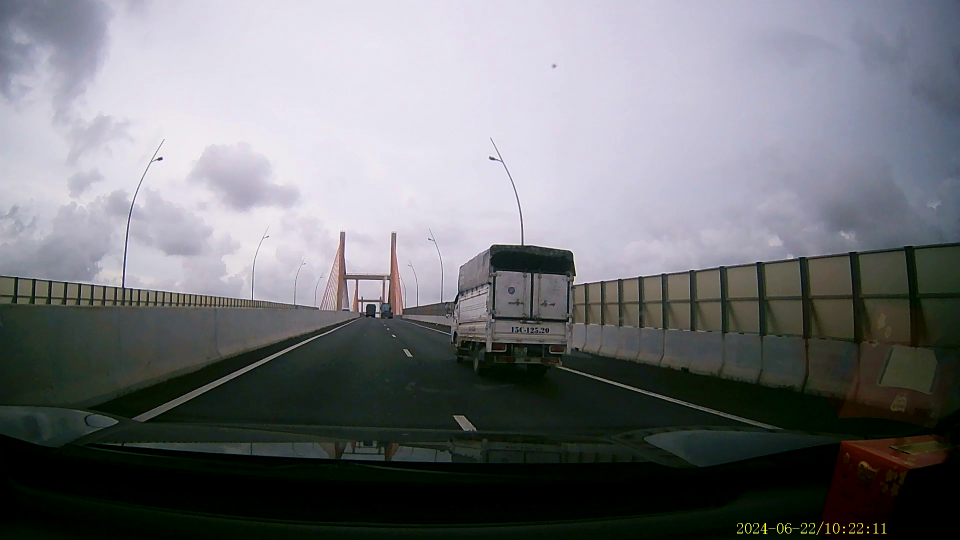
#> input picture Software/LaneSegmentationYOLOv8/gen_annotations/frame_000000.png, 1920 x 1080 px (shown at 1/2 size)
$ python official_correct_test.py
#> lines starting #> are read from the running program, lines starting #| are printed output that depends on the picture; after the words box and inside, x2 and y2 are one past the last pixel; in counts of white or black regions, pixels touching at a corner belong together
import cv2
import numpy as np
import matplotlib.pyplot as plt

# File paths
image_path = 'frame_000000.png'
label_path = 'frame_000000.txt'
print(image_path)

colors = {
    0: (255, 0, 0),  # Red for lane
    1: (0, 255, 0),  # Green for marking
    2: (0, 0, 255)   # Blue for vehicle
}

image = cv2.imread(image_path)
#> image is the input picture: shape (1080, 1920, 3); mean B, G, R 120.2, 116.3, 114.9
if image is None:
    raise FileNotFoundError(f"Image {image_path} not found")

# Resize the image to 640x384
label_width = 640
label_height = 384
image_resized = cv2.resize(image, (label_width, label_height))
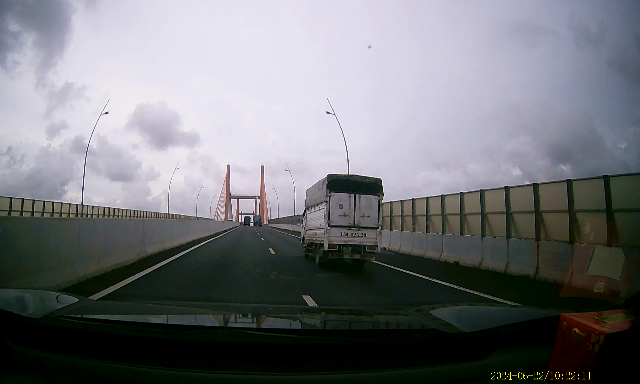
#> image_resized: shape (384, 640, 3); mean B, G, R 120.1, 116.2, 114.9

# Read label file and parse objects (assuming the coordinates are already for 640x360)
with open(label_path, 'r') as file:
#> (reads Software/LaneSegmentationYOLOv8/gen_annotations/frame_000000.txt from the repository)
    labels = file.readlines()

# Loop over each object in the label file
for label in labels:
    label = label.strip().split()
    class_id = int(label[0])  # Class ID

    # Polygon points: pairs of (x, y) after the class ID
    polygon_points = list(map(float, label[1:]))

    # Denormalize the polygon points (from normalized [0, 1] to 640x360 pixel values)
    polygon = []
    for i in range(0, len(polygon_points), 2):
        x = int(polygon_points[i] * label_width)   # Scale x to 640x360
        y = int(polygon_points[i + 1] * label_height)  # Scale y to 640x360
        polygon.append([x, y])

    # Convert the polygon to a numpy array
    polygon = np.array(polygon, np.int32)
    polygon = polygon.reshape((-1, 1, 2))  # OpenCV expects a specific shape

    # Draw the polygon on the resized image using the corresponding color
    cv2.polylines(image_resized, [polygon], isClosed=True, color=colors[class_id], thickness=2)
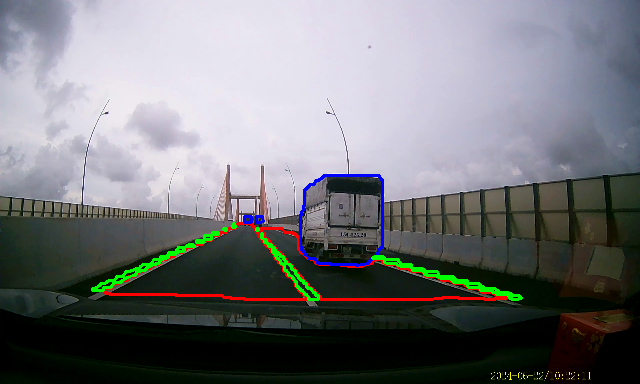
#> image_resized: shape (384, 640, 3); 2.27% of pixels changed, all inside (x1, y1, x2, y2) = (91, 174, 523, 301)

# Convert BGR to RGB for Matplotlib
image_rgb = cv2.cvtColor(image_resized, cv2.COLOR_BGR2RGB)

# Display the image with Matplotlib
plt.figure(figsize=(10, 10))
plt.imshow(image_rgb)
plt.axis('off')  # Hide axis
plt.show()
